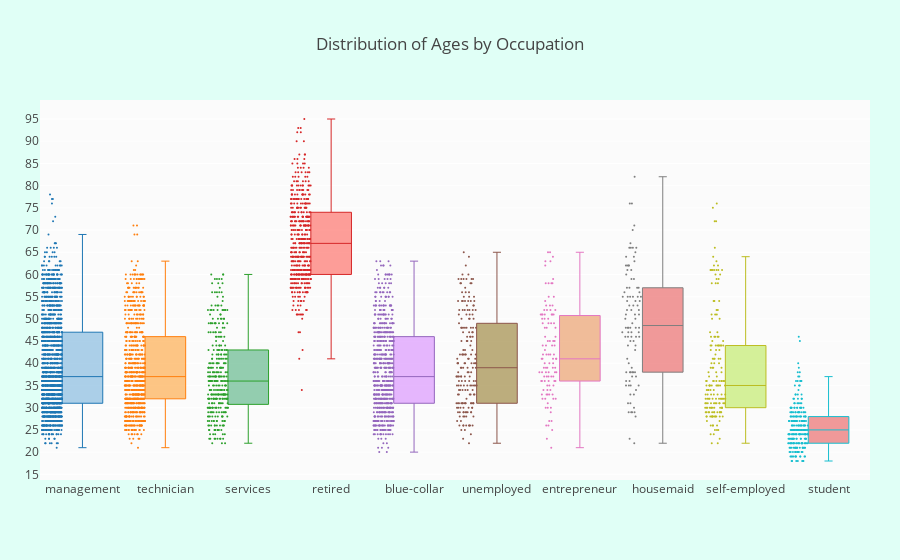

The cell this chart's notebook holds for it:
### Code cell
# Now let's see which occupation tended to have more balance in their accounts

suscribed_df = df.loc[df["deposit"] == "yes"]

occupations = df["job"].unique().tolist()

# Get the balances by jobs
management = suscribed_df["age"].loc[suscribed_df["job"] == "management"].values
technician = suscribed_df["age"].loc[suscribed_df["job"] == "technician"].values
services = suscribed_df["age"].loc[suscribed_df["job"] == "services"].values
retired = suscribed_df["age"].loc[suscribed_df["job"] == "retired"].values
blue_collar = suscribed_df["age"].loc[suscribed_df["job"] == "blue-collar"].values
unemployed = suscribed_df["age"].loc[suscribed_df["job"] == "unemployed"].values
entrepreneur = suscribed_df["age"].loc[suscribed_df["job"] == "entrepreneur"].values
housemaid = suscribed_df["age"].loc[suscribed_df["job"] == "housemaid"].values
self_employed = suscribed_df["age"].loc[suscribed_df["job"] == "self-employed"].values
student = suscribed_df["age"].loc[suscribed_df["job"] == "student"].values


ages = [management, technician, services, retired, blue_collar, unemployed, 
         entrepreneur, housemaid, self_employed, student]

colors = ['rgba(93, 164, 214, 0.5)', 'rgba(255, 144, 14, 0.5)',
          'rgba(44, 160, 101, 0.5)', 'rgba(255, 65, 54, 0.5)', 
          'rgba(207, 114, 255, 0.5)', 'rgba(127, 96, 0, 0.5)',
         'rgba(229, 126, 56, 0.5)', 'rgba(229, 56, 56, 0.5)',
         'rgba(174, 229, 56, 0.5)', 'rgba(229, 56, 56, 0.5)']

traces = []

for xd, yd, cls in zip(occupations, ages, colors):
        traces.append(go.Box(
            y=yd,
            name=xd,
            boxpoints='all',
            jitter=0.5,
            whiskerwidth=0.2,
            fillcolor=cls,
            marker=dict(
                size=2,
            ),
            line=dict(width=1),
        ))

layout = go.Layout(
    title='Distribution of Ages by Occupation',
    yaxis=dict(
        autorange=True,
        showgrid=True,
        zeroline=True,
        dtick=5,
        gridcolor='rgb(255, 255, 255)',
        gridwidth=1,
        zerolinecolor='rgb(255, 255, 255)',
        zerolinewidth=2,
    ),
    margin=dict(
        l=40,
        r=30,
        b=80,
        t=100,
    ),
    paper_bgcolor='rgb(224,255,246)',
    plot_bgcolor='rgb(251,251,251)',
    showlegend=False
)

fig = go.Figure(data=traces, layout=layout)
iplot(fig)

### Figure 1 — Plotly figure (JSON) as saved in the notebook; plotly's stock layout.template omitted (floating-point values rounded to 4 significant figures; data arrays with more than 128 entries replaced by an {"elided": "..."} marker saying what was removed)
{"data": [{"boxpoints": "all", "fillcolor": "rgba(93, 164, 214, 0.5)", "jitter": 0.5, "line": {"width": 1}, "marker": {"size": 2}, "name": "management", "type": "box", "uid": "9f2a87fb-536e-4544-b5e3-3f53ccd42a7b", "whiskerwidth": 0.2, "y": {"elided": "1829 int values"}}, {"boxpoints": "all", "fillcolor": "rgba(255, 144, 14, 0.5)", "jitter": 0.5, "line": {"width": 1}, "marker": {"size": 2}, "name": "technician", "type": "box", "uid": "e440dbc0-2aeb-4fca-a54a-5243057cdbb6", "whiskerwidth": 0.2, "y": {"elided": "790 int values"}}, {"boxpoints": "all", "fillcolor": "rgba(44, 160, 101, 0.5)", "jitter": 0.5, "line": {"width": 1}, "marker": {"size": 2}, "name": "services", "type": "box", "uid": "900e005c-7a4c-4882-ae7e-ca75ecb4909f", "whiskerwidth": 0.2, "y": {"elided": "345 int values"}}, {"boxpoints": "all", "fillcolor": "rgba(255, 65, 54, 0.5)", "jitter": 0.5, "line": {"width": 1}, "marker": {"size": 2}, "name": "retired", "type": "box", "uid": "681833ce-9a3a-4076-a67d-3839204682a2", "whiskerwidth": 0.2, "y": {"elided": "490 int values"}}, {"boxpoints": "all", "fillcolor": "rgba(207, 114, 255, 0.5)", "jitter": 0.5, "line": {"width": 1}, "marker": {"size": 2}, "name": "blue-collar", "type": "box", "uid": "f4b4c5b5-4b7e-4389-8257-a0337323d233", "whiskerwidth": 0.2, "y": {"elided": "677 int values"}}, {"boxpoints": "all", "fillcolor": "rgba(127, 96, 0, 0.5)", "jitter": 0.5, "line": {"width": 1}, "marker": {"size": 2}, "name": "unemployed", "type": "box", "uid": "e0b05dc6-e4b5-4ea3-ae55-235518852fb4", "whiskerwidth": 0.2, "y": {"elided": "190 int values"}}, {"boxpoints": "all", "fillcolor": "rgba(229, 126, 56, 0.5)", "jitter": 0.5, "line": {"width": 1}, "marker": {"size": 2}, "name": "entrepreneur", "type": "box", "uid": "b65fa593-bb2d-44f6-a701-b2e4965defbf", "whiskerwidth": 0.2, "y": [23, 45, 51, 53, 58, 42, 42, 36, 41, 36, 33, 52, 33, 45, 35, 34, 30, 51, 46, 27, 40, 43, 35, 50, 41, 38, 49, 50, 42, 48, 44, 46, 51, 27, 45, 37, 39, 51, 30, 45, 38, 52, 41, 33, 30, 26, 26, 48, 34, 51, 32, 36, 54, 52, 32, 51, 49, 35, 34, 58, 39, 39, 37, 38, 37, 55, 38, 36, 52, 37, 42, 44, 55, 39, 25, 53, 51, 64, 53, 33, 65, 32, 63, 21, 38, 65, 33, 40, 40, 63, 44, 38, 49, 36, 36, 32, 48, 41, 58, 59, 31, 49, 42, 39, 29, 50, 41, 62, 44, 37, 58]}, {"boxpoints": "all", "fillcolor": "rgba(229, 56, 56, 0.5)", "jitter": 0.5, "line": {"width": 1}, "marker": {"size": 2}, "name": "housemaid", "type": "box", "uid": "9f2fd754-b03c-4fe4-8de0-924c4fcce795", "whiskerwidth": 0.2, "y": [52, 53, 56, 41, 57, 47, 55, 35, 52, 46, 55, 39, 48, 53, 46, 44, 59, 55, 51, 59, 57, 34, 33, 48, 62, 65, 33, 62, 76, 51, 23, 38, 47, 43, 35, 36, 38, 35, 49, 70, 45, 48, 63, 50, 52, 66, 76, 53, 38, 57, 71, 46, 66, 38, 64, 29, 48, 38, 56, 55, 29, 46, 66, 55, 82, 48, 48, 29, 67, 61, 61, 31, 47, 66, 45, 54, 55, 60, 28, 62, 47, 31, 50, 40, 54, 54, 46, 29, 64, 30, 62, 36, 37, 57, 37, 51, 44, 22, 35, 38]}, {"boxpoints": "all", "fillcolor": "rgba(174, 229, 56, 0.5)", "jitter": 0.5, "line": {"width": 1}, "marker": {"size": 2}, "name": "self-employed", "type": "box", "uid": "a5608115-42eb-4ff3-a16d-57c04250f829", "whiskerwidth": 0.2, "y": {"elided": "177 int values"}}, {"boxpoints": "all", "fillcolor": "rgba(229, 56, 56, 0.5)", "jitter": 0.5, "line": {"width": 1}, "marker": {"size": 2}, "name": "student", "type": "box", "uid": "bcc0680b-e575-4466-a626-0f3b86bc1718", "whiskerwidth": 0.2, "y": {"elided": "258 int values"}}], "layout": {"margin": {"b": 80, "l": 40, "r": 30, "t": 100}, "paper_bgcolor": "rgb(224,255,246)", "plot_bgcolor": "rgb(251,251,251)", "showlegend": false, "title": {"text": "Distribution of Ages by Occupation"}, "yaxis": {"autorange": true, "dtick": 5, "gridcolor": "rgb(255, 255, 255)", "gridwidth": 1, "showgrid": true, "zeroline": true, "zerolinecolor": "rgb(255, 255, 255)", "zerolinewidth": 2}}}
